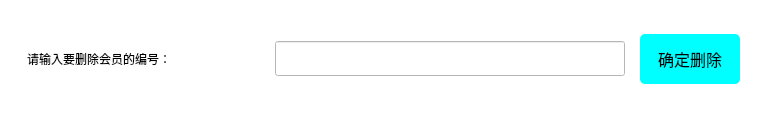
         <widget class="QWidget" name="VipDelete">
          <layout class="QHBoxLayout" name="horizontalLayout_29">
           <property name="leftMargin">
            <number>0</number>
           </property>
           <property name="topMargin">
            <number>0</number>
           </property>
           <property name="rightMargin">
            <number>0</number>
           </property>
           <property name="bottomMargin">
            <number>0</number>
           </property>
           <item>
            <widget class="QWidget" name="widget_30" native="true">
             <property name="styleSheet">
              <string notr="true">background-color: rgb(255, 255, 255);</string>
             </property>
             <layout class="QHBoxLayout" name="horizontalLayout_58">
              <item>
               <widget class="QWidget" name="widget_31" native="true">
                <property name="minimumSize">
                 <size>
                  <width>740</width>
                  <height>100</height>
                 </size>
                </property>
                <property name="maximumSize">
                 <size>
                  <width>740</width>
                  <height>100</height>
                 </size>
                </property>
                <layout class="QHBoxLayout" name="horizontalLayout_57">
                 <item>
                  <widget class="QWidget" name="widget_32" native="true">
                   <layout class="QHBoxLayout" name="horizontalLayout_28">
                    <item>
                     <widget class="QLabel" name="label_25">
                      <property name="styleSheet">
                       <string notr="true">font: 75 12pt &quot;Agency FB&quot;;</string>
                      </property>
                      <property name="text">
                       <string>请输入要删除会员的编号：</string>
                      </property>
                     </widget>
                    </item>
                    <item>
                     <widget class="QLineEdit" name="vipNumber_2">
                      <property name="minimumSize">
                       <size>
                        <width>350</width>
                        <height>35</height>
                       </size>
                      </property>
                      <property name="maximumSize">
                       <size>
                        <width>350</width>
                        <height>35</height>
                       </size>
                      </property>
                      <property name="inputMethodHints">
                       <set>Qt::ImhNone</set>
                      </property>
                      <property name="placeholderText">
                       <string/>
                      </property>
                      <property name="clearButtonEnabled">
                       <bool>true</bool>
                      </property>
                     </widget>
                    </item>
                   </layout>
                  </widget>
                 </item>
                 <item>
                  <widget class="QPushButton" name="deleteVipBtn">
                   <property name="minimumSize">
                    <size>
                     <width>100</width>
                     <height>50</height>
                    </size>
                   </property>
                   <property name="maximumSize">
                    <size>
                     <width>100</width>
                     <height>50</height>
                    </size>
                   </property>
                   <property name="font">
                    <font>
                     <pointsize>12</pointsize>
                    </font>
                   </property>
                   <property name="styleSheet">
                    <string notr="true">background-color: rgb(0, 255, 255);
border-radius:5px;</string>
                   </property>
                   <property name="text">
                    <string>确定删除</string>
                   </property>
                  </widget>
                 </item>
                </layout>
               </widget>
              </item>
             </layout>
            </widget>
           </item>
          </layout>
         </widget>
